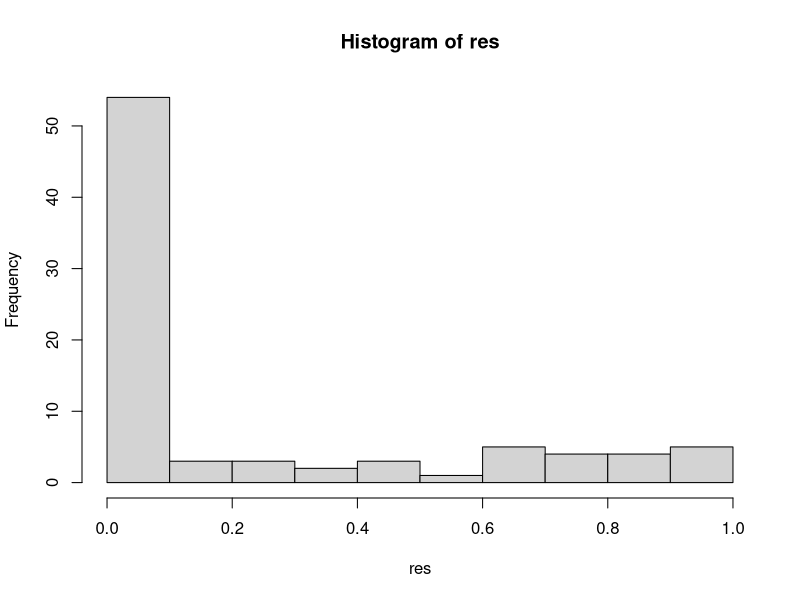
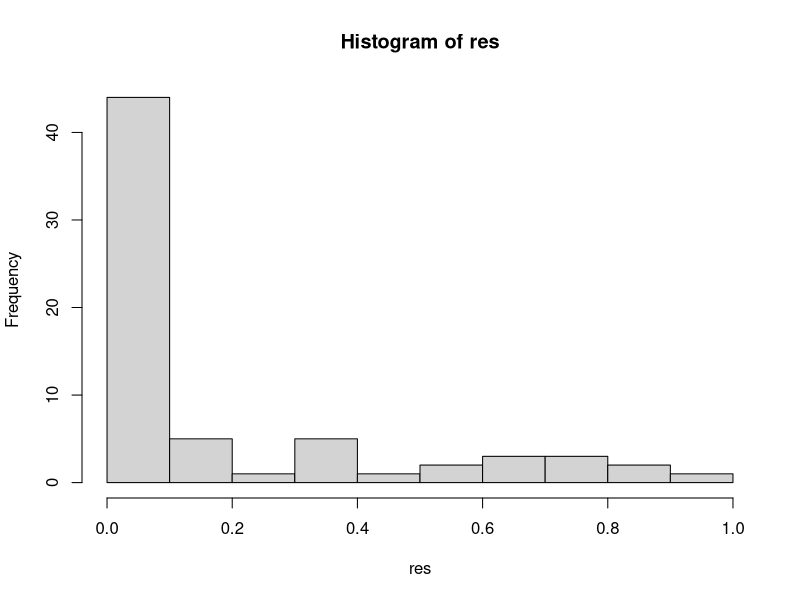
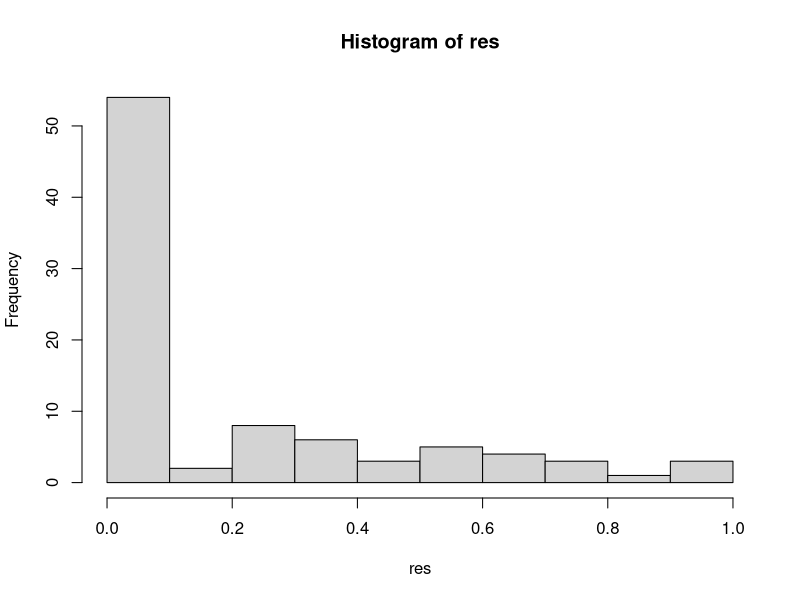
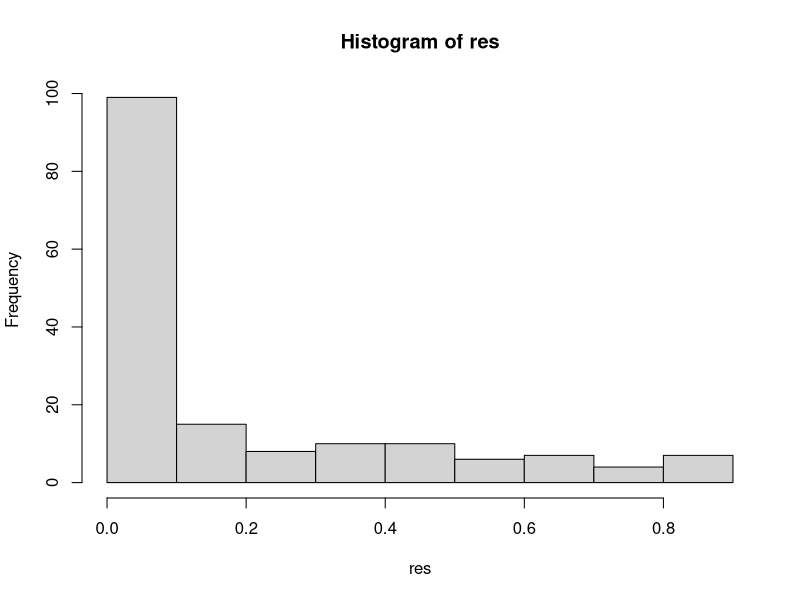
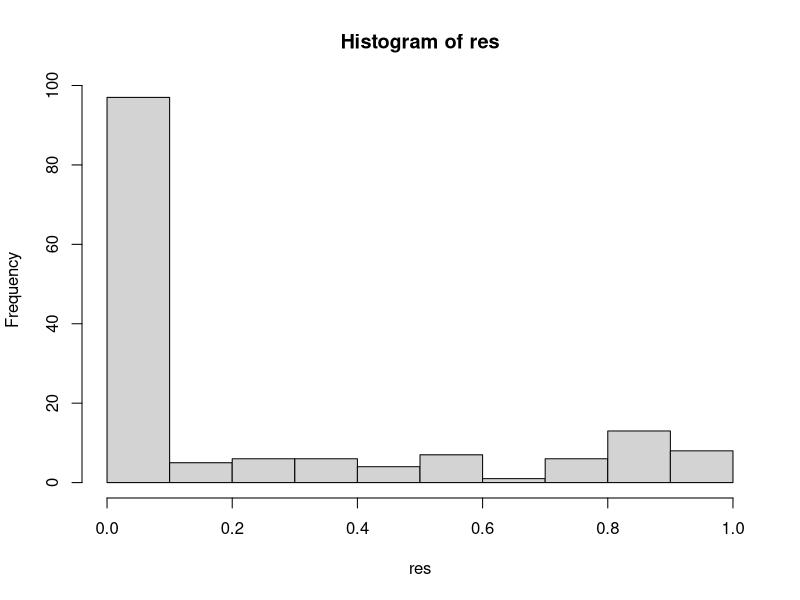
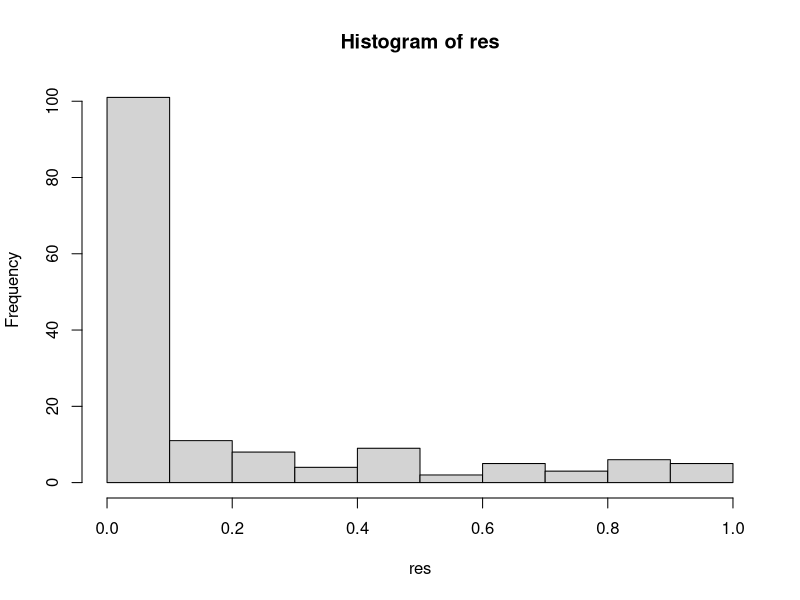
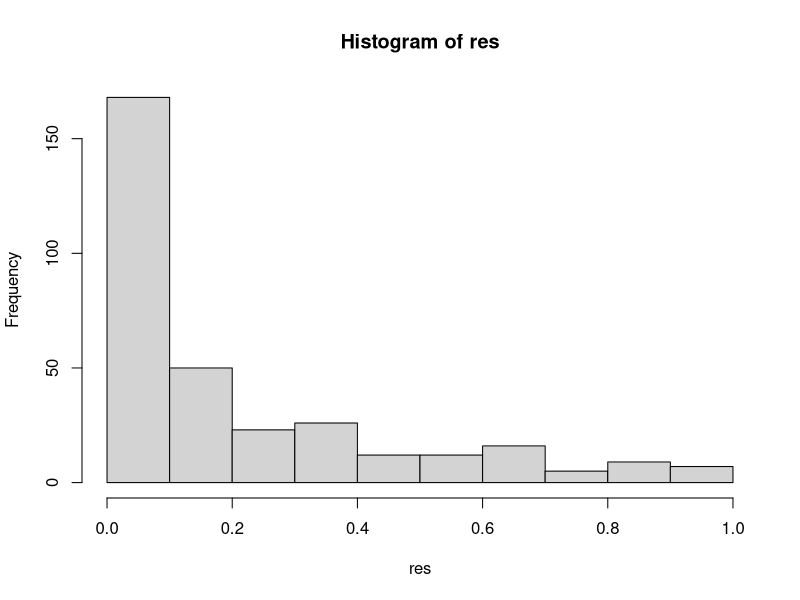
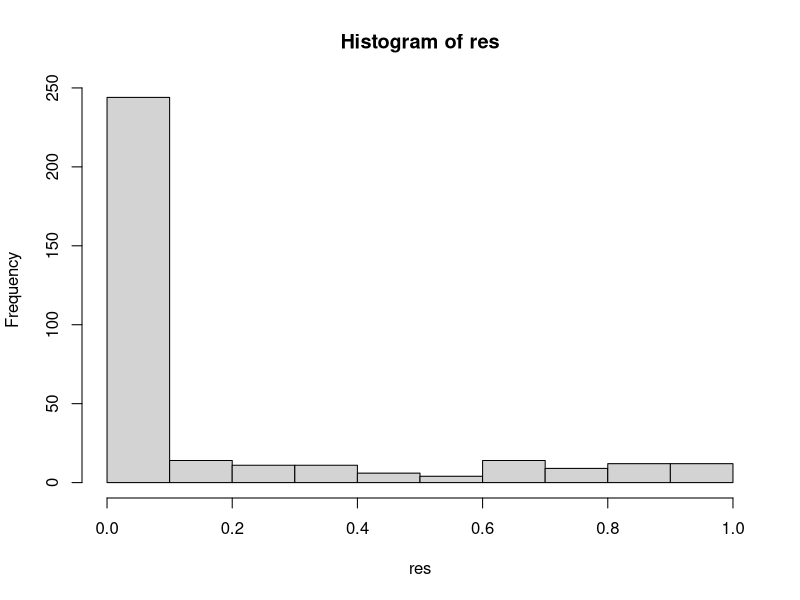

Recreate these plots in R, in order.
generate_data = function(n,p){
  covariates = matrix(rnorm(n*p),nrow=n,ncol=p)
  responses = rnorm(n)
  list(covariates,responses)
}

model_select = function(covariates, responses, cutoff){
  model=lm(responses ~ covariates)
  pvals = summary(model)$coefficients[,4]
  keep=which(pvals<cutoff)-1
  keep=keep[keep!=0]
  if(length(keep)==0){
    return(c())
  }
  model2=lm(responses ~ covariates[,keep])
  summary(model2)$coefficients[,4]
}

run_simulation = function(n_trials,n,p,cutoff){
  res=numeric()
  if(n_trials==1){return(res)}
  for(i in 2:n_trials){
    data=generate_data(n,p)
    model=model_select(data[[1]],data[[2]],cutoff)
    res=c(res,model)
  }
  print(res)
  hist(res)
}
run_simulation(100,100,10,0.05)
run_simulation(100,1000,10,0.05)
run_simulation(100,10000,10,0.05)
run_simulation(100,100,20,0.05)
run_simulation(100,1000,20,0.05)
run_simulation(100,10000,20,0.05)
run_simulation(100,100,50,0.05)
run_simulation(100,1000,50,0.05)
run_simulation(100,10000,50,0.05)
#They are not uniformly distributed. Hopefully they weren't supposed to be.